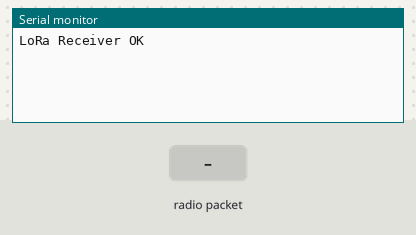
The sketch below on a simulated Arduino Uno, built with avr-gcc and run on an emulated ATmega328P. Parts: the last lines printed to the serial monitor. The inputs (shaded band) are chosen by the test bench. No radio packets arrive unless stated.

Above: at 1.2 s.
1.3 s: radio packet "1" arrives
At 1.9 s:
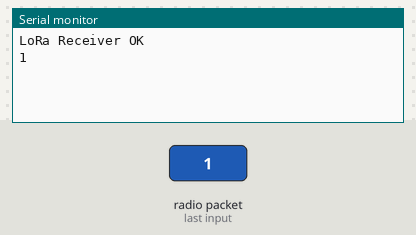
2.8 s: radio packet "0" arrives
At 4.0 s:
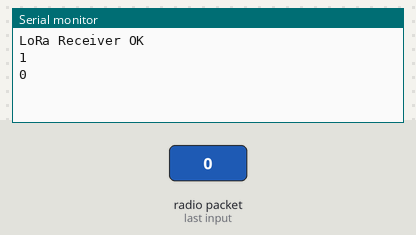
4.3 s: radio packet "2" arrives
At 5.4 s:
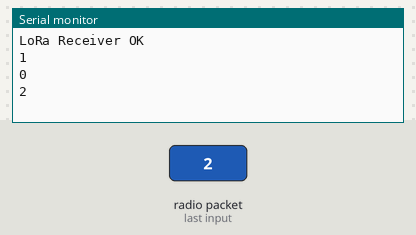

Measured:
- after the input at 1.3 s, the serial monitor: prints a new line at once (image 1)
- after the input at 2.8 s, the serial monitor: prints a new line at once (image 2)
- after the input at 4.3 s, the serial monitor: prints a new line at once (image 3)

The sketch:

esp_32_receiver.ino
```cpp
#include <SPI.h>
#include <LoRa.h>

#define SS 5
#define RST 14
#define DIO0 2

void setup() {

  Serial.begin(9600);

  LoRa.setPins(SS, RST, DIO0);

  if (!LoRa.begin(433E6)) {

    Serial.println("LoRa init failed");

    while (1);
  }

  Serial.println("LoRa Receiver OK");
}

void loop() {

  int packetSize = LoRa.parsePacket();

  if (packetSize) {

    String received = "";

    while (LoRa.available()) {

      received += (char)LoRa.read();
    }

    Serial.println(received);
  }
}
```
